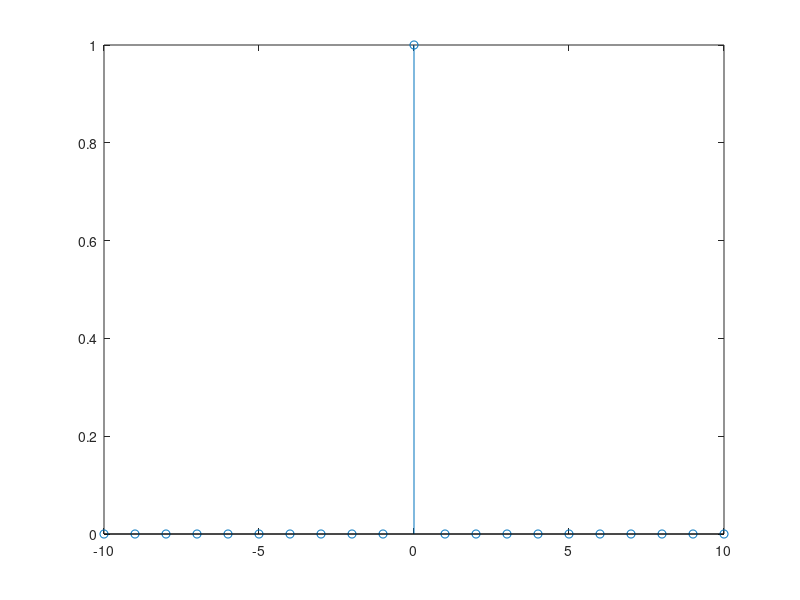

MATLAB code for this plot:
clear all;
close all;
clc;
t=-10:10;
y=[];
for i=1:length(t)
    if t(i)==0;
        y(i)=1;
    else t(i)~=0;
        y(i)=0;
    end
end
stem(t,y)
